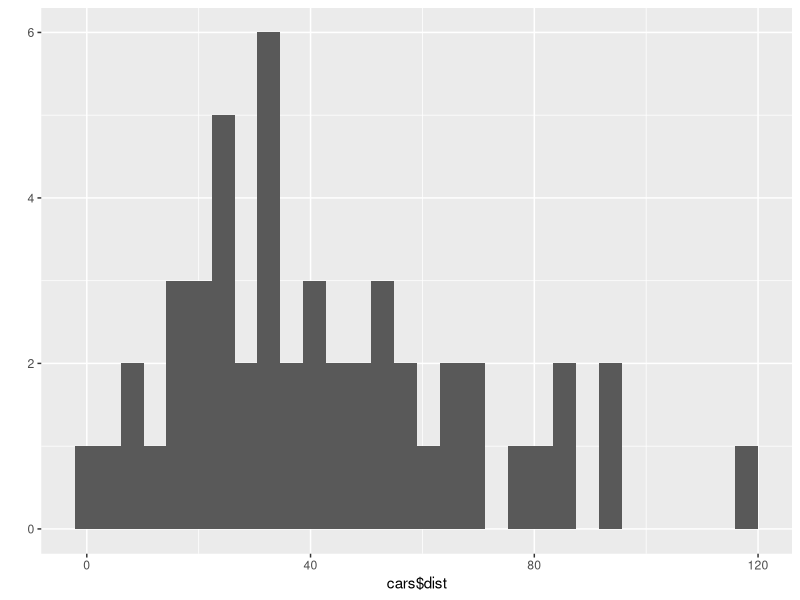
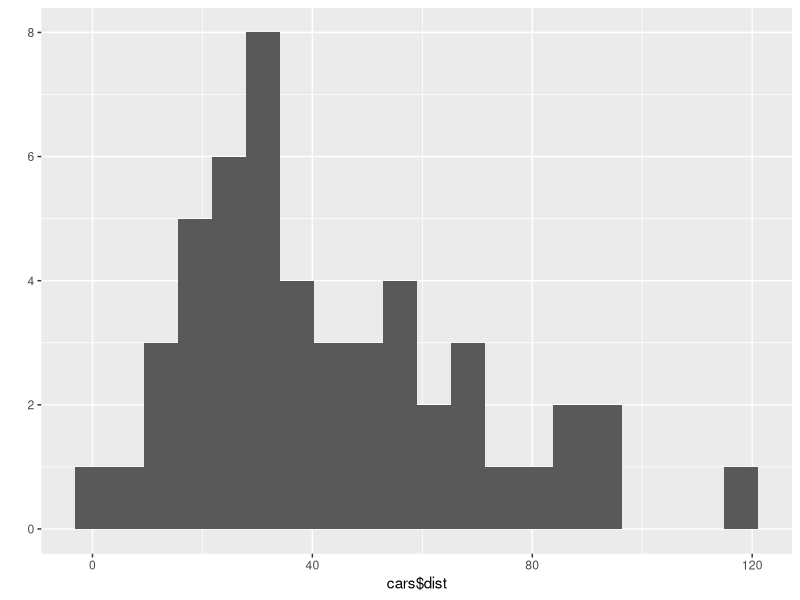
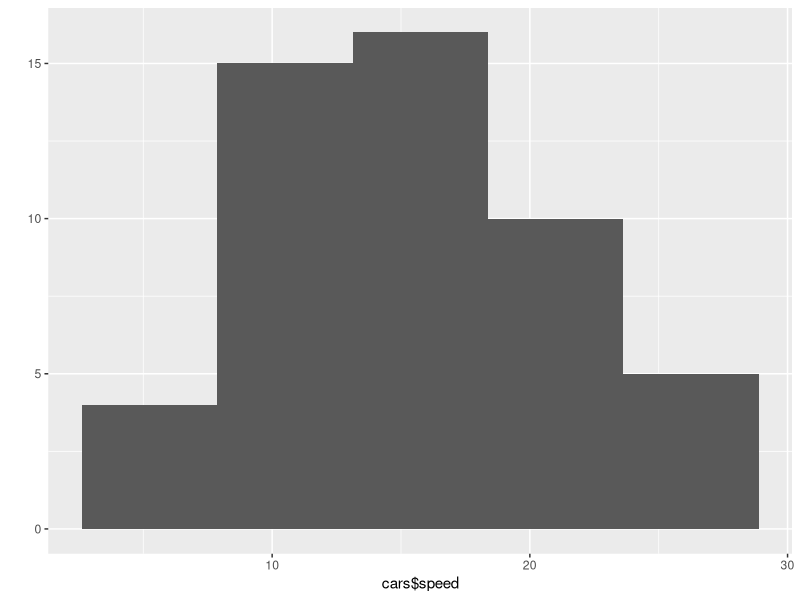
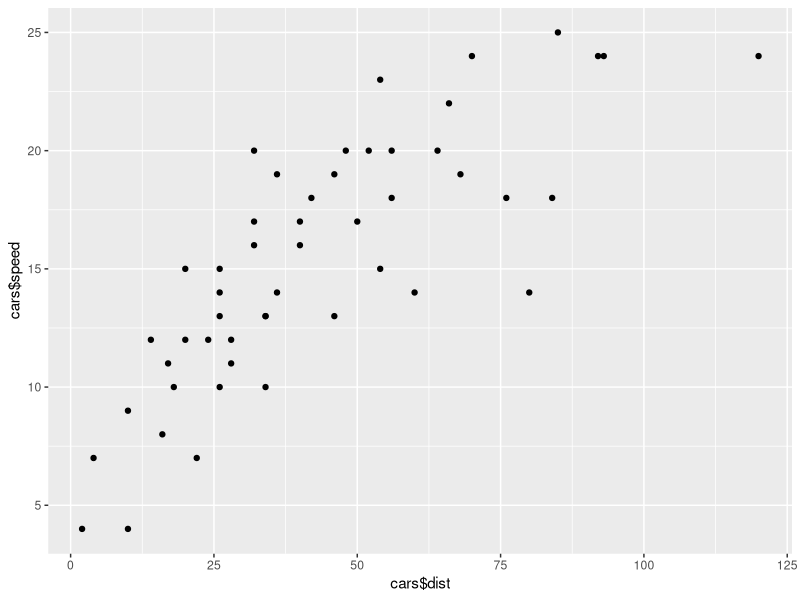
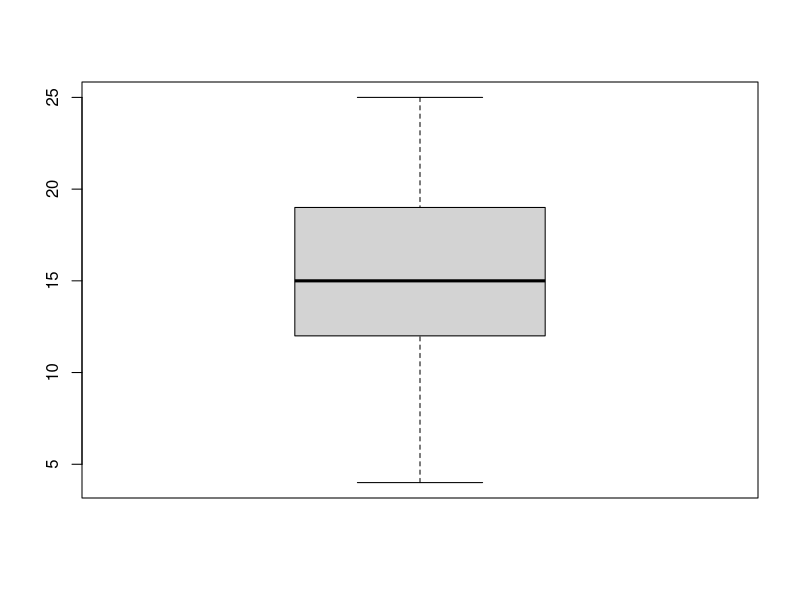

Source code (R) for these figures, in order:
## ---- chunk 1
# If you don't already have the tidyverse library installed,
# you will need to type install.packages("tidyverse") into the Console
library(tidyverse) 
## ---- chunk 2
print("Hello world!")
## ---- chunk 3
print("Julio Pagan, Joseph Fulkerson")
## ---- chunk 4
1:10 # Numbers 1 to 10
127:132 # Numbers 127 to 132
## ---- chunk 5
seq(1,10,1) # Numbers 1 to 10
seq(1,10,2) # Odd numbers from 1 to 10
seq(2,10,2) # Even numbers from 2 to 10
## ---- chunk 6
3:12
## ---- chunk 7
print(seq(3,30,3))
## ---- chunk 8
x <- 3:12
y <- seq(3,30,3)
print(x*y)
## ---- chunk 9
head(cars)
## ---- chunk 10
speed_average <- mean(cars$speed)
speed_standard_deviation <- sd(cars$speed)
speed_results <- print(paste("The average of speed is " , speed_average , " and the standard deviation is " , speed_standard_deviation))
## ---- chunk 11
average_dist <- mean(cars$dist)
standard_dev_dist <- sd(cars$dist)
answer_dist <- print(paste("The average of dist is " , average_dist , " and the standard deviation is " , standard_dev_dist))
## ---- chunk 12
# Edit me
## ---- chunk 13
qplot(cars$dist) # Histogram of stopping distance
## ---- chunk 14
qplot(cars$dist,bins = 20)
## ---- chunk 15
qplot(cars$speed,bins = 5)
## ---- chunk 16
qplot(cars$dist,cars$speed)
## ---- chunk 17
boxplot(cars$speed)
